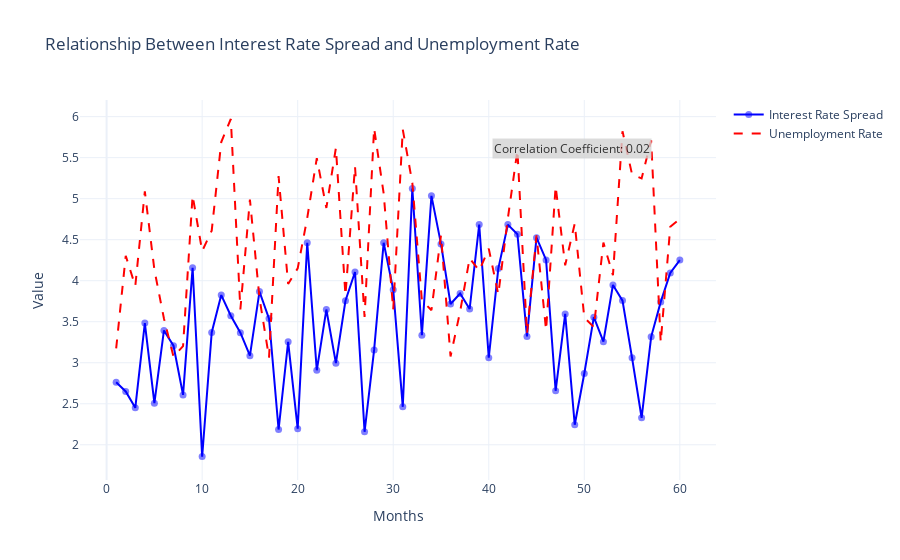

Notebook code for this chart:
### Code cell
# import numpy as np
# import plotly.graph_objects as go

# # Generating sample data
# np.random.seed(0)
# num_months = 24

# # Sample interest rate spread data
# interest_rate_loans = np.random.uniform(low=3.5, high=6, size=num_months)  # Example loan interest rates
# interest_rate_deposits = np.random.uniform(low=0.5, high=2, size=num_months)  # Example deposit interest rates
# data.interest_rate_spread = interest_rate_loans - interest_rate_deposits

# # Sample data for a hypothetical economic indicator (e.g., unemployment rate)
# data.unemployment_rate = np.random.uniform(low=3, high=6, size=num_months)

# Calculate correlation between interest rate spread and unemployment rate
correlation_coefficient = np.corrcoef(data.interest_rate_spread, data.unemployment_rate)[0, 1]

# Plotting the relationship between interest rate spread and unemployment rate
months = np.arange(1, num_months + 1)

fig = go.Figure()
fig.add_trace(go.Scatter(x=months, y=data.interest_rate_spread,
                         mode='lines+markers',
                         name='Interest Rate Spread',
                         line=dict(color='blue', width=2),
                         marker=dict(size=7, color='blue', opacity=0.5)))

fig.add_trace(go.Scatter(x=months, y=data.unemployment_rate,
                         mode='lines',
                         name='Unemployment Rate',
                         line=dict(color='red', width=2, dash='dash')))

fig.update_layout(title='Relationship Between Interest Rate Spread and Unemployment Rate',
                  xaxis_title='Months',
                  yaxis_title='Value',
                  template='plotly_white')

# Add correlation coefficient as annotation
fig.add_annotation(x=0.9, y=0.9,
                   text=f'Correlation Coefficient: {correlation_coefficient:.2f}',
                   showarrow=False,
                   xref='paper', yref='paper',
                   font=dict(size=12, color='black'),
                   bgcolor='lightgrey',
                   opacity=0.8)

fig.show()

### Figure 1 — Plotly figure (JSON) as saved in the notebook; plotly's stock layout.template omitted (floating-point values rounded to 4 significant figures)
{"data": [{"line": {"color": "blue", "width": 2}, "marker": {"color": "blue", "opacity": 0.5, "size": 7}, "mode": "lines+markers", "name": "Interest Rate Spread", "type": "scatter", "x": [1, 2, 3, 4, 5, 6, 7, 8, 9, 10, 11, 12, 13, 14, 15, 16, 17, 18, 19, 20, 21, 22, 23, 24, 25, 26, 27, 28, 29, 30, 31, 32, 33, 34, 35, 36, 37, 38, 39, 40, 41, 42, 43, 44, 45, 46, 47, 48, 49, 50, 51, 52, 53, 54, 55, 56, 57, 58, 59, 60], "y": [2.762, 2.65, 2.45, 3.484, 2.507, 3.393, 3.207, 2.608, 4.158, 1.856, 3.369, 3.825, 3.572, 3.366, 3.086, 3.867, 3.538, 2.186, 3.255, 2.197, 4.462, 2.908, 3.648, 2.995, 3.755, 4.106, 2.159, 3.157, 4.463, 3.891, 2.463, 5.124, 3.336, 5.035, 4.449, 3.716, 3.844, 3.655, 4.685, 3.061, 4.148, 4.684, 4.566, 3.321, 4.524, 4.253, 2.658, 3.595, 2.245, 2.869, 3.555, 3.257, 3.948, 3.757, 3.059, 2.329, 3.316, 3.741, 4.095, 4.251]}, {"line": {"color": "red", "dash": "dash", "width": 2}, "mode": "lines", "name": "Unemployment Rate", "type": "scatter", "x": [1, 2, 3, 4, 5, 6, 7, 8, 9, 10, 11, 12, 13, 14, 15, 16, 17, 18, 19, 20, 21, 22, 23, 24, 25, 26, 27, 28, 29, 30, 31, 32, 33, 34, 35, 36, 37, 38, 39, 40, 41, 42, 43, 44, 45, 46, 47, 48, 49, 50, 51, 52, 53, 54, 55, 56, 57, 58, 59, 60], "y": [3.174, 4.303, 3.935, 5.089, 4.133, 3.539, 3.074, 3.202, 5.038, 4.361, 4.61, 5.69, 5.971, 3.651, 4.989, 3.79, 3.062, 5.275, 3.96, 4.15, 4.765, 5.493, 4.887, 5.618, 3.821, 5.394, 3.557, 5.858, 5.062, 3.647, 5.842, 5.193, 3.762, 3.64, 4.555, 3.077, 3.622, 4.274, 4.123, 4.391, 3.833, 4.76, 5.592, 3.353, 4.552, 3.396, 5.151, 4.188, 4.696, 3.55, 3.435, 4.464, 4.067, 5.821, 5.296, 5.246, 5.711, 3.25, 4.657, 4.753]}], "layout": {"annotations": [{"bgcolor": "lightgrey", "font": {"color": "black", "size": 12}, "opacity": 0.8, "showarrow": false, "text": "Correlation Coefficient: 0.02", "x": 0.9, "xref": "paper", "y": 0.9, "yref": "paper"}], "title": {"text": "Relationship Between Interest Rate Spread and Unemployment Rate"}, "xaxis": {"title": {"text": "Months"}}, "yaxis": {"title": {"text": "Value"}}}}
